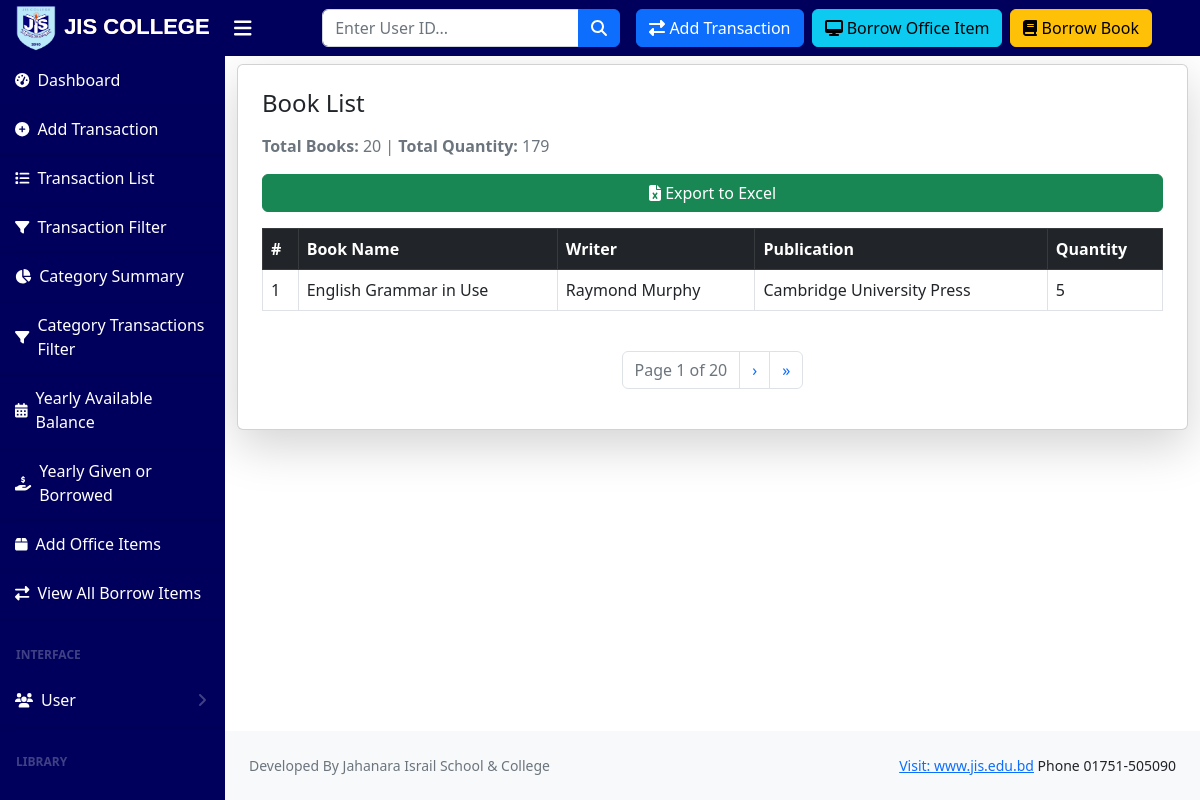
The app's page /books/ (signed in) with its own data.
### jisc_library/models.py (models this page shows, shortened)
class Book(models.Model):
    name = models.CharField(max_length=255, unique=True)
    writer = models.CharField(max_length=255, blank=True, null=True)
    publication = models.CharField(max_length=255, blank=True, null=True)
    quantity = models.PositiveIntegerField(default=1, blank=True, null=True)  # Total available copies

### jisc_library/views.py (the view)
# urls.py: path("books/", book_list_view, name="book_list"),
@user_passes_test(lambda u: u.is_superuser or u.is_staff, login_url='login')
def book_list_view(request):
    books = Book.objects.all()
    total_books = books.count()  # Count total books
    total_quantity = sum(book.quantity for book in books)  # Sum of all book quantities
    paginator = Paginator(books, 1)  # Show 10 books per page
    page_number = request.GET.get("page")
    page_obj = paginator.get_page(page_number)
    return render(request, "library/book_list.html", {
        "page_obj": page_obj,
        "total_books": total_books,
        "total_quantity": total_quantity,
    })

### templates/library/book_list.html (shortened to what this page needs)
{% extends 'base.html' %}
{% block content %}
<div class="container mt-2">
    <div class="card shadow-lg p-4">
        <h4 class="mb-3 text-darkblue">Book List</h4>
        <p class="text-muted">
            <strong>Total Books:</strong> {{ total_books }} |
            <strong>Total Quantity:</strong> {{ total_quantity }}
        </p>
        <a href="{% url 'export_books' %}" class="btn btn-success mb-3">
            <i class="fas fa-file-excel"></i> Export to Excel
        </a>
        <div class="table-responsive">
            <table class="table table-bordered table-hover">
                <thead class="table-dark">
                    <tr>
                        <th>#</th>
                        <th>Book Name</th>
                        <th>Writer</th>
                        <th>Publication</th>
                        <th>Quantity</th>
                    </tr>
                </thead>
                <tbody>
                    {% for book in page_obj %}
                        <tr>
                            <td>{{ forloop.counter }}</td>
                            <td>{{ book.name }}</td>
                            <td>{{ book.writer|default:"Unknown" }}</td>
                            <td>{{ book.publication|default:"Unknown" }}</td>
                            <td>{{ book.quantity }}</td>
                        </tr>
                    {% empty %}
                        <tr>
                            <td colspan="5" class="text-center">No books available</td>
                        </tr>
                    {% endfor %}
                </tbody>
            </table>
        </div>
        {% include 'pagination.html' %}
    </div>
</div>
{% endblock %}

### records on screen
Book: name "English Grammar in Use", writer "Raymond Murphy", publication "Cambridge University Press", quantity "5"

### other values on screen
{{ total_books }} "20"
{{ total_quantity }} "179"
{{ page_obj.number }} "1"
{{ page_obj.paginator.num_pages }} "20"
